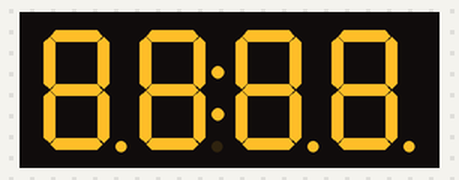
Recording of a sketch running on a simulated Arduino Uno, built with avr-gcc and run on an emulated ATmega328P. Shown: 4-digit seven-segment display.

Above: at 1.1 s.
At 21.5 s:
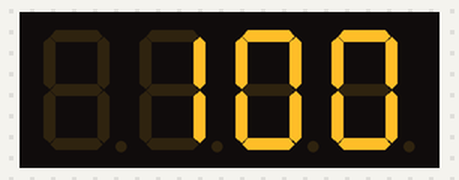
At 23.6 s:
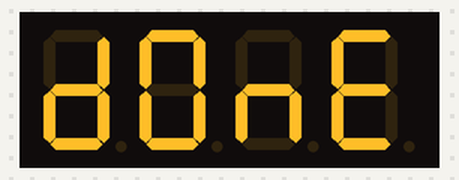
At 38.8 s:
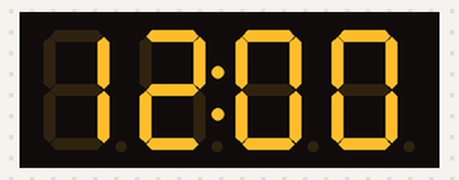

The sketch:

day16_Clock.ino
```cpp
#include <TM1637Display.h>

const byte CLK_PIN = 6;
const byte DIO_PIN = 5;

TM1637Display hero_display = TM1637Display(CLK_PIN, DIO_PIN);

const byte all_on[] = {
  0b11111111,
  0b11111111,
  0b11111111,
  0b11111111
};

const byte done[] = {
  SEG_B | SEG_C | SEG_D | SEG_E | SEG_G,          // d
  SEG_A | SEG_B | SEG_C | SEG_D | SEG_E | SEG_F,  // O
  SEG_C | SEG_E | SEG_G,                          // n
  SEG_A | SEG_D | SEG_E | SEG_F | SEG_G           // E
};

//  *   A
//  * F   B
//  *   G
//  * E   C
//  *   D

void setup() {
  // put your setup code here, to run once:
  hero_display.setBrightness(7);
}

void loop() {
  // put your main code here, to run repeatedly:
  hero_display.clear(); // all segments off
  delay(1000);

  hero_display.setSegments(all_on);
  delay(1000);

  hero_display.clear(); // all segments off
  delay(1000);

  // microwave after a power outage
  // show blinking 12:00
  for (int i=0; i<4; i++){
    hero_display.showNumberDecEx(1200, 0b01000000);
    delay(500);
    hero_display.clear();
    delay(500);
  }

  // counter including negative sign for negative numbers
  for (int i=-100; i<=100; i++){
    hero_display.showNumberDec(i);
    delay(50);
  }
  delay(1000);

  hero_display.clear();
  delay(1000);

  hero_display.setSegments(done);
  delay(10000);

}
```

Measured:
- what the display in image 0 shows lasts 1.1 s, from 1.0 s to 2.1 s
- what the display in image 1 shows lasts 1.1 s, from 21.5 s to 22.6 s
- what the display in image 2 shows lasts 10.0 s, from 23.6 s to 33.6 s
- what the display in image 3 shows lasts 0.5 s, from 38.8 s to 39.3 s
